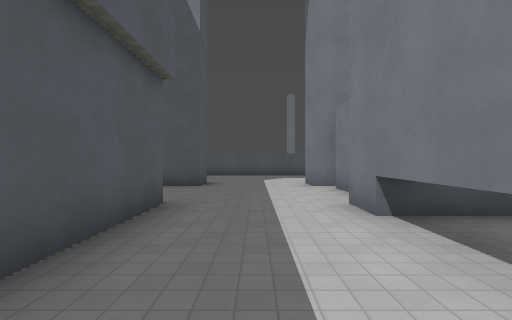
[1] (above)

24 first-person views from a walk through a 3-D level made in the Godot game engine. The camera is 1.4 m above the floor, looks level and sees 85° across. The floor is counted in squares, 2 m on a side. Each view is taken from the middle of a square. On the plan, view 1 faces up. The plan holds only what a view shows up to about 9 squares ahead; the rest is blank. The place goes on beyond the plan. Surface patterns are stand-ins for the level's own textures.

[2]
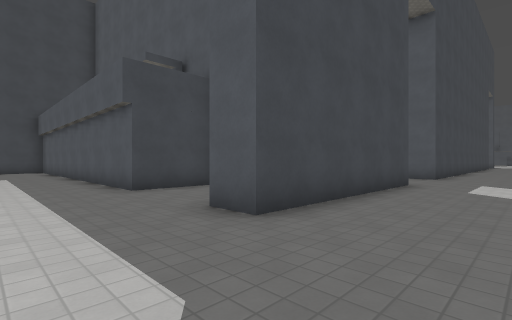

[3]
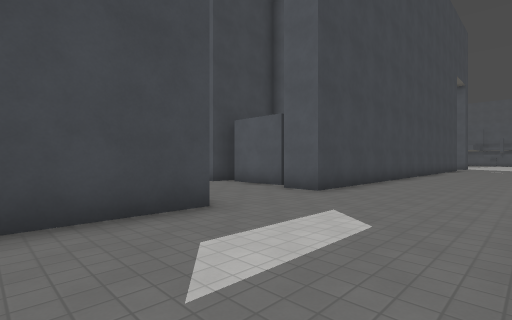

[4]
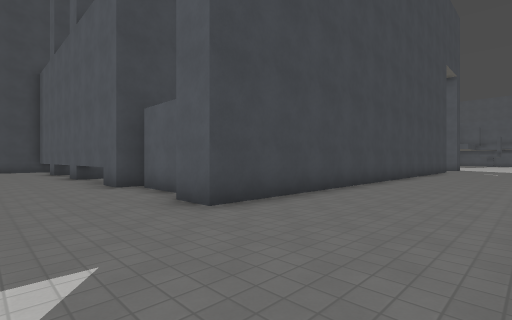

[5]
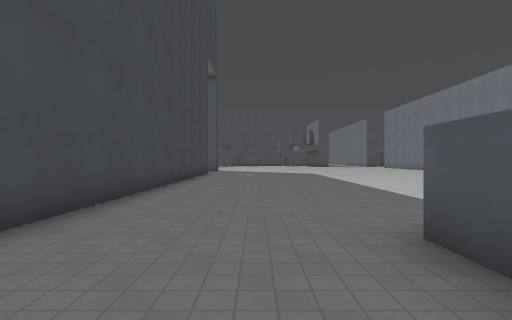

[6]
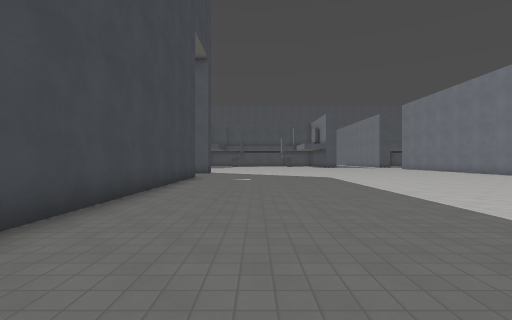

[7]
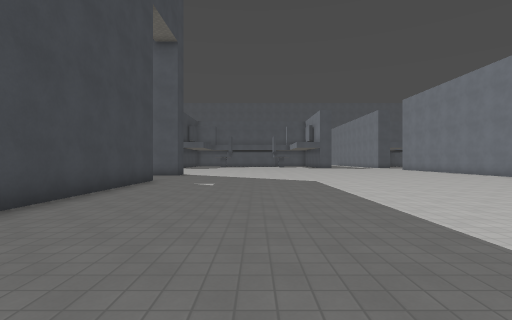

[8]
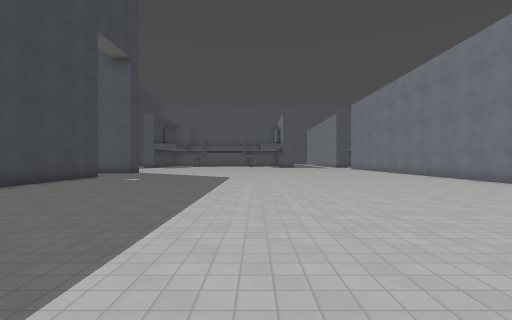

[9]
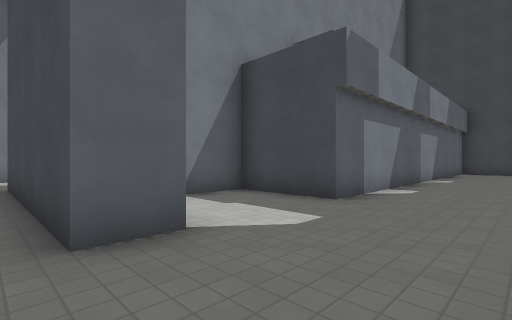

[10]
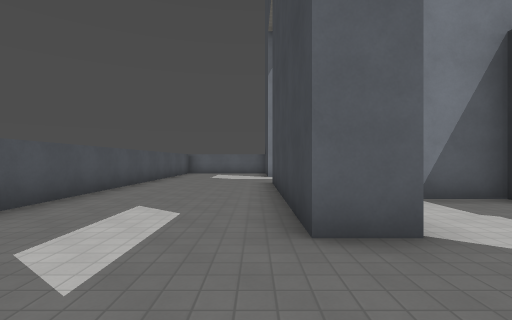

[11]
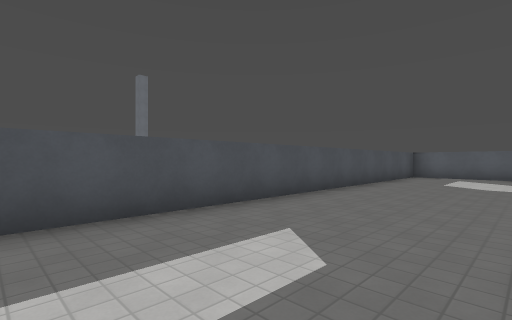

[12]
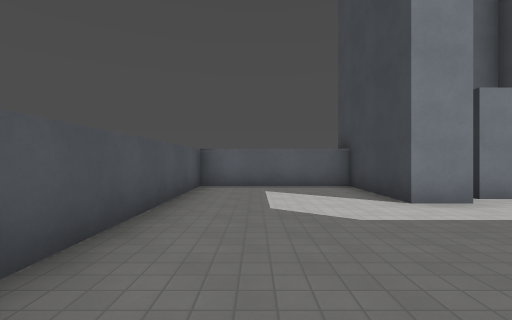

[13]
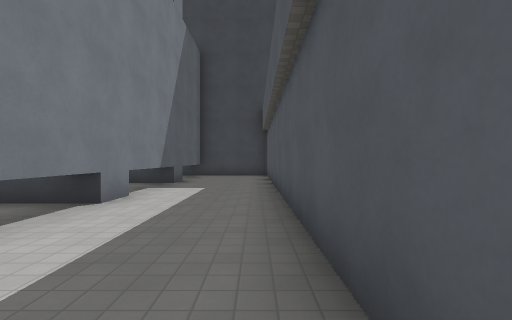

[14]
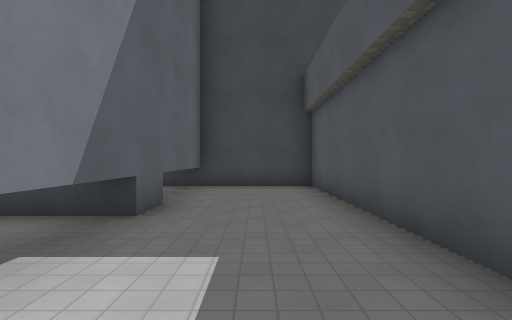

[15]
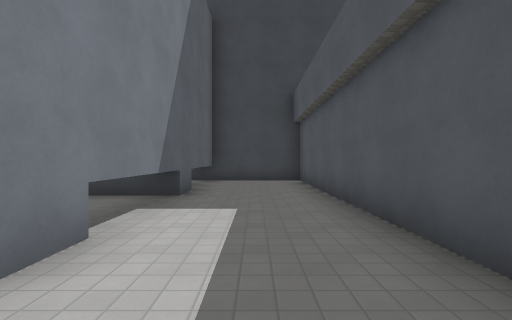

[16]
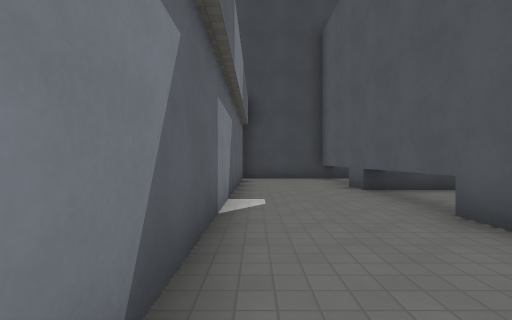

[17]
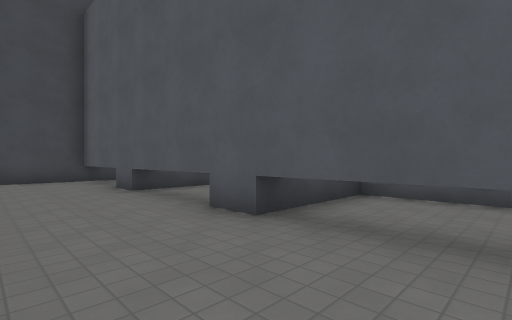

[18]
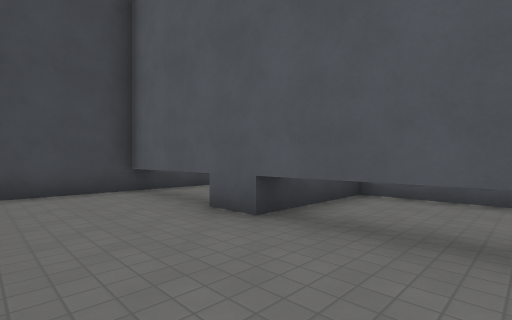

[19]
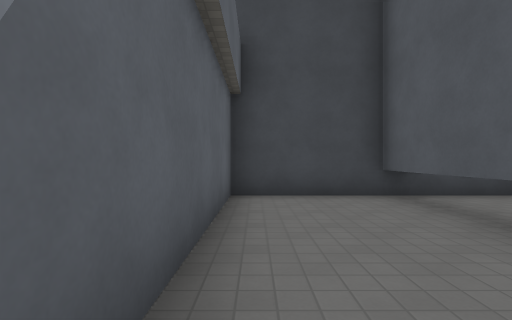

[20]
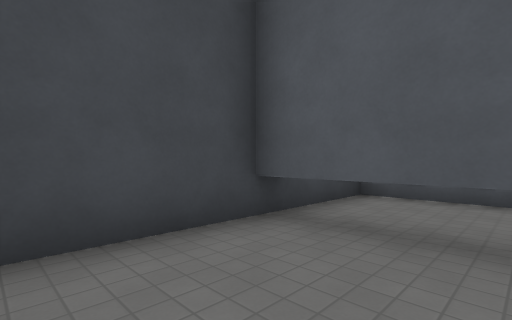

[21]
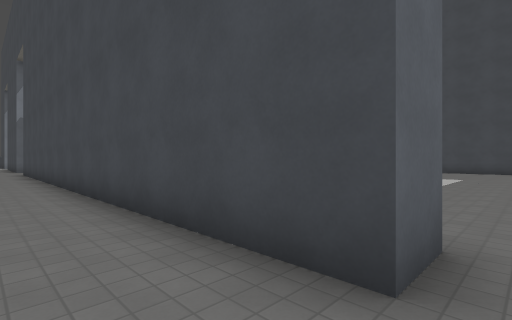

[22]
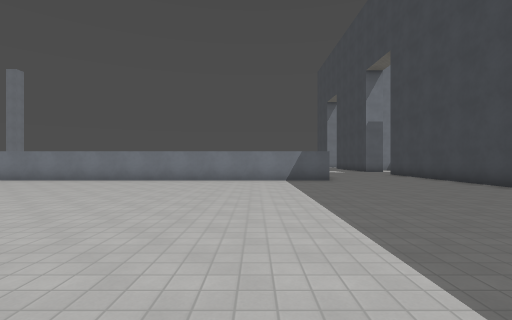

[23]
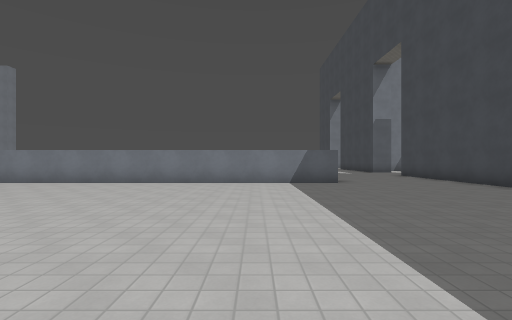

[24]
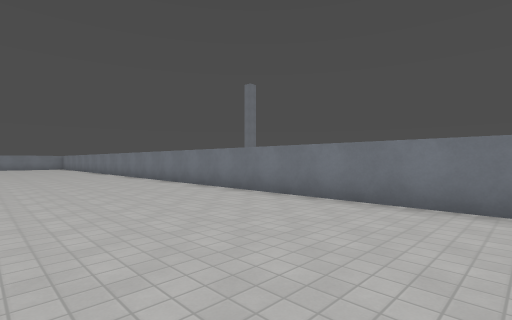

### Floor plan
Points are (right, up) in squares from view 1. A wall is a line through its corners. A room is listed if a view was taken in it or the views show most of it. See-through windows are left out.
Room 1 (views 1, 2, 3, 4, 5, 6, 7, 8, 9, 10, 11, 12, 13, 14, 15, 16, 17, 18, 19, 20, 21, 22, 23, 24)
walls: (-13.6, 12.5) (-14.5, 12.5) (-14.5, 23.2); (-23.1, 22.5) (-24, 22.5); (-11, 7) (-11, 5); (-7.5, 7.5) (-7.5, 8.5) (-1.5, 8.5) (-1.5, 7.5) (-2.5, 7.5); (-10.5, 4.5) (-10.5, -7.5); (-26.5, 7.5) (-26.5, 8.5) (-10.5, 8.5) (-10.5, 7.5); (-3.8, 4.5) (-1.5, 4.5) (-1.5, -7.5) (2.5, -7.5); (1.5, 7.5) (1.5, 8.5) (4.5, 8.5) (4.5, 12.5) (-7.9, 12.5); (2, 6) (2, 7); (-12, -7.5) (-7.5, -7.5) (-7.5, 4.5) (-5, 4.5) (-5, 6); (1.5, -7.4) (1.5, 4.5)
ways out: opening at (-27, 8)

Positions as (right, up) in squares from view 1, and headings:
1: (0, 0), facing up
2: (1, 11), facing down-left
3: (-5, 12), facing down-left
4: (-8, 12), facing down-left
5: (-12, 11), facing left
6: (-15, 11), facing left
7: (-17, 12), facing left
8: (-15, 15), facing left
9: (-10, 9), facing down-right
10: (-10, 9), facing right
11: (-8, 9), facing up-right
12: (-3, 11), facing right
13: (-1, 5), facing down
14: (0, 0), facing down
15: (0, 2), facing down
16: (-8, 3), facing down
17: (-8, 3), facing down-left
18: (-8, -1), facing down-left
19: (-8, -2), facing down
20: (-8, -5), facing down-left
21: (-27, 10), facing down-right
22: (-24, 15), facing right
23: (-23, 15), facing right
24: (-19, 15), facing up-right
